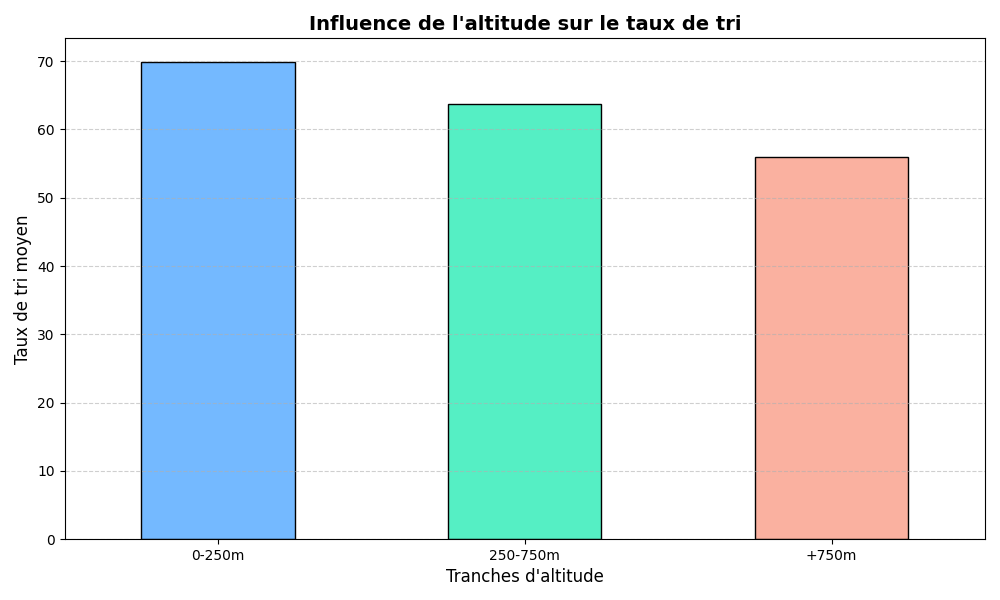

Generate this figure with Python:
import pandas as pd
import matplotlib.pyplot as plt
import os

# 1. Chargement des données
try:
    df = pd.read_csv('municipalite.csv') 
    
    # Nettoyage des données (on s'assure que l'altitude et le taux sont exploitables)
    df['altitude'] = pd.to_numeric(df['altitude'], errors='coerce')
    df['taux_dechets_tries'] = pd.to_numeric(df['taux_dechets_tries'], errors='coerce')
    df = df.dropna(subset=['altitude', 'taux_dechets_tries'])

    # 2. Création des classes d'altitude (Discrétisation)
    # On définit les coupures : 0-250, 250-750, et 750 jusqu'au maximum
    bins = [0, 250, 750, df['altitude'].max()]
    labels = ['0-250m', '250-750m', '+750m']
    df['classe_altitude'] = pd.cut(df['altitude'], bins=bins, labels=labels)

    # 3. Calcul de la moyenne de tri par classe
    analyse = df.groupby('classe_altitude')['taux_dechets_tries'].mean()

    print("--- Taux de tri moyen par tranche d'altitude ---")
    print(analyse)

    # 4. Création du graphique
    plt.figure(figsize=(10, 6))
    analyse.plot(kind='bar', color=['#74b9ff', '#55efc4', '#fab1a0'], edgecolor='black')

    plt.title('Influence de l\'altitude sur le taux de tri', fontsize=14, fontweight='bold')
    plt.xlabel('Tranches d\'altitude', fontsize=12)
    plt.ylabel('Taux de tri moyen', fontsize=12)
    plt.xticks(rotation=0) # Labels horizontaux pour plus de lisibilité
    plt.grid(axis='y', linestyle='--', alpha=0.6)

    # 5. Sauvegarde et affichage
    plt.tight_layout()
    plt.savefig('analyse_altitude.png')
    
    print("\n✅ Analyse terminée ! Image 'analyse_altitude.png' créée.")
    
    # Force l'ouverture sur ton Mac pour voir le résultat
    os.system('open analyse_altitude.png')
    plt.show()

except FileNotFoundError:
    print("Erreur : Le fichier 'municipalite.csv' est introuvable dans ce dossier.")
except Exception as e:
    print(f"Une erreur est survenue : {e}")
